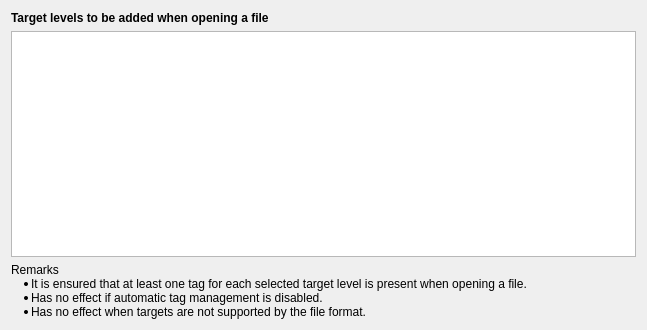
<?xml version="1.0" encoding="UTF-8"?>
<ui version="4.0">
 <class>QtGui::TagProcessingTargetsOptionPage</class>
 <widget class="QWidget" name="QtGui::TagProcessingTargetsOptionPage">
  <property name="geometry">
   <rect>
    <x>0</x>
    <y>0</y>
    <width>647</width>
    <height>330</height>
   </rect>
  </property>
  <property name="windowTitle">
   <string>Targets</string>
  </property>
  <property name="styleSheet">
   <string notr="true">QGroupBox { font-weight: bold };</string>
  </property>
  <layout class="QVBoxLayout" name="verticalLayout">
   <item>
    <widget class="QLabel" name="toBeAddedLabel">
     <property name="styleSheet">
      <string notr="true">font-weight: bold;</string>
     </property>
     <property name="text">
      <string>Target levels to be added when opening a file</string>
     </property>
    </widget>
   </item>
   <item>
    <widget class="QListView" name="targetsToBeAddedListView">
     <property name="lineWidth">
      <number>1</number>
     </property>
     <property name="showDropIndicator" stdset="0">
      <bool>false</bool>
     </property>
     <property name="movement">
      <enum>QListView::Free</enum>
     </property>
     <property name="flow">
      <enum>QListView::LeftToRight</enum>
     </property>
     <property name="isWrapping" stdset="0">
      <bool>true</bool>
     </property>
     <property name="spacing">
      <number>3</number>
     </property>
     <property name="wordWrap">
      <bool>true</bool>
     </property>
    </widget>
   </item>
   <item>
    <widget class="QLabel" name="infoLabel">
     <property name="text">
      <string>&lt;html&gt;
&lt;head/&gt;
&lt;body&gt;
Remarks
&lt;ul style=&quot;margin-left: -20px; margin-top: -3px; text-indent: 0px &quot;&gt;
&lt;li&gt;It is ensured that at least one tag for each selected target level is present when opening a file.&lt;/li&gt;
&lt;li&gt;Has no effect if automatic tag management is disabled.&lt;/li&gt;
&lt;li&gt;Has no effect when targets are not supported by the file format.&lt;/li&gt;
&lt;ul&gt;&lt;/body&gt;&lt;/html&gt;</string>
     </property>
     <property name="textFormat">
      <enum>Qt::AutoText</enum>
     </property>
     <property name="wordWrap">
      <bool>true</bool>
     </property>
    </widget>
   </item>
  </layout>
 </widget>
 <resources/>
 <connections/>
</ui>
